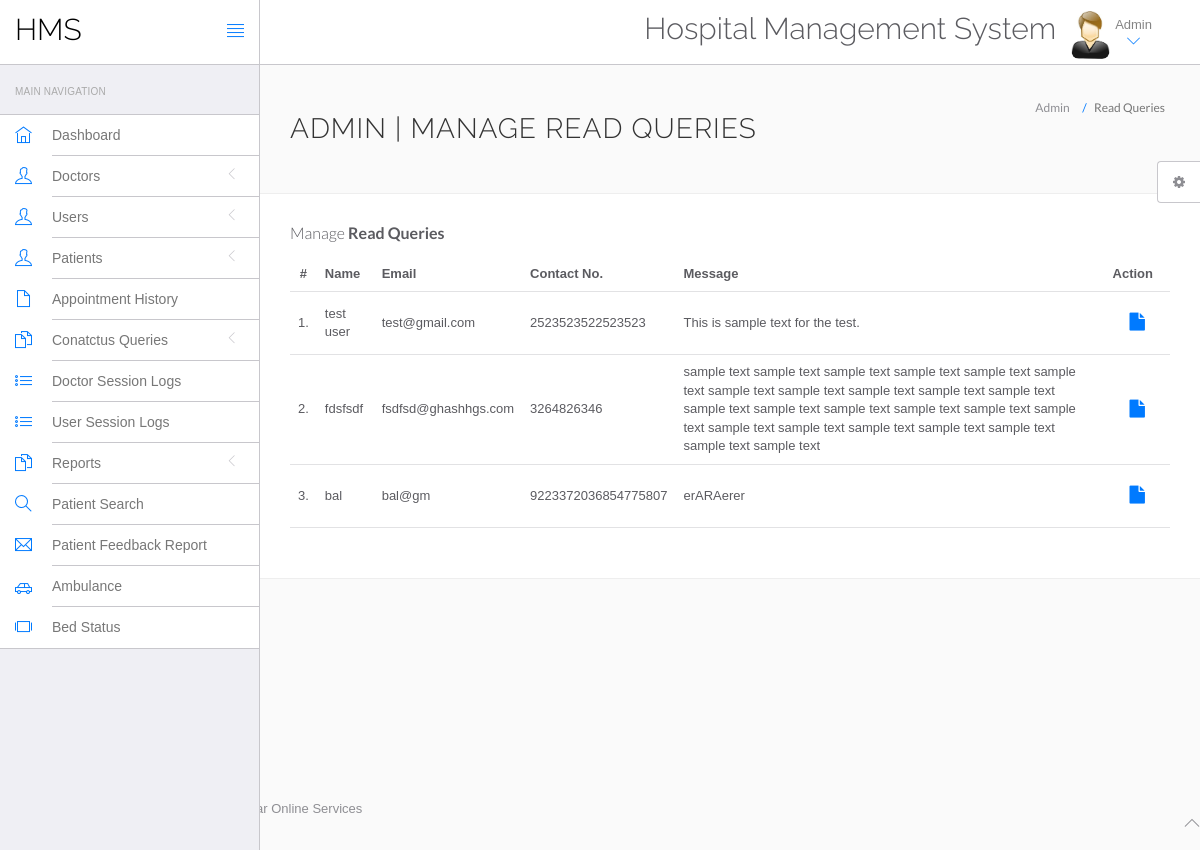
Screenshot of /hms/admin/read-query.php (signed in) with the database file from the repository.
### tables this page shows
CREATE TABLE `tblcontactus` (
  `id` int(11) NOT NULL,
  `fullname` varchar(255) DEFAULT NULL,
  `email` varchar(255) DEFAULT NULL,
  `contactno` bigint(12) DEFAULT NULL,
  `message` mediumtext DEFAULT NULL,
  `PostingDate` timestamp NULL DEFAULT current_timestamp(),
  `AdminRemark` mediumtext DEFAULT NULL,
  `LastupdationDate` timestamp NULL DEFAULT NULL ON UPDATE current_timestamp(),
  `IsRead` int(11) DEFAULT NULL
);

### hms/admin/read-query.php (the view, shortened to what this page needs)
<?php
include('include/config.php');
?>
<!DOCTYPE html>
<html lang="en">
	<head>
		<link rel="stylesheet" href="vendor/bootstrap/css/bootstrap.min.css">
		<link rel="stylesheet" href="vendor/fontawesome/css/font-awesome.min.css">
		<link rel="stylesheet" href="vendor/themify-icons/themify-icons.min.css">
		<link href="vendor/animate.css/animate.min.css" rel="stylesheet" media="screen">
		<link href="vendor/perfect-scrollbar/perfect-scrollbar.min.css" rel="stylesheet" media="screen">
		<link href="vendor/switchery/switchery.min.css" rel="stylesheet" media="screen">
		<link href="vendor/bootstrap-touchspin/jquery.bootstrap-touchspin.min.css" rel="stylesheet" media="screen">
		<link href="vendor/select2/select2.min.css" rel="stylesheet" media="screen">
		<link href="vendor/bootstrap-datepicker/bootstrap-datepicker3.standalone.min.css" rel="stylesheet" media="screen">
		<link href="vendor/bootstrap-timepicker/bootstrap-timepicker.min.css" rel="stylesheet" media="screen">
		<link rel="stylesheet" href="assets/css/styles.css">
		<link rel="stylesheet" href="assets/css/plugins.css">
		<link rel="stylesheet" href="assets/css/themes/theme-1.css" id="skin_color" />
	</head>
	<body>
		<div id="app">
<?php include('include/sidebar.php');?>
			<div class="app-content">
						<?php include('include/header.php');?>
				<div class="main-content" >
					<div class="wrap-content container" id="container">
						<section id="page-title">
							<div class="row">
								<div class="col-sm-8">
									<h1 class="mainTitle">Admin | Manage Read Queries</h1>
																	</div>
								<ol class="breadcrumb">
									<li>
										<span>Admin</span>
									</li>
									<li class="active">
										<span>Read Queries</span>
									</li>
								</ol>
							</div>
						</section>
						<div class="container-fluid container-fullw bg-white">
									<div class="row">
								<div class="col-md-12">
									<h5 class="over-title margin-bottom-15">Manage <span class="text-bold">Read Queries</span></h5>
									<table class="table table-hover" id="sample-table-1">
										<thead>
											<tr>
												<th class="center">#</th>
												<th>Name</th>
												<th class="hidden-xs">Email</th>
												<th>Contact No. </th>
												<th>Message </th>
												<th>Action</th>
											</tr>
										</thead>
										<tbody>
<?php
$sql=mysqli_query($con,"select * from tblcontactus where IsRead is not null");
$cnt=1;
while($row=mysqli_fetch_array($sql))
{
?>
											<tr>
												<td class="center"><?php echo $cnt;?>.</td>
												<td class="hidden-xs"><?php echo $row['fullname'];?></td>
												<td><?php echo $row['email'];?></td>
												<td><?php echo $row['contactno'];?></td>
												<td><?php echo $row['message'];?></td>
												<td >
												<div class="visible-md visible-lg hidden-sm hidden-xs">
							<a href="query-details.php?id=<?php echo $row['id'];?>" class="btn btn-transparent btn-lg" title="View Details"><i class="fa fa-file"></i></a>
												</div>
												</td>
											</tr>
											<?php
$cnt=$cnt+1;
											 }?>
										</tbody>
									</table>
								</div>
							</div>
								</div>
							</div>
						</div>
					</div>
				</div>
	<?php include('include/footer.php');?>
	<?php include('include/setting.php');?>
	</body>
</html>

### hms/admin/assets/css/themes/theme-1.css (style rules this page uses)
body { background: #FAFAFA; }

### rows the page displays
tblcontactus: fullname "test user", email "test@gmail.com", contactno "2523523522523523", message "This is sample text for the test."
tblcontactus: fullname "fdsfsdf", email "fsdfsd@ghashhgs.com", contactno "3264826346", message "sample text sample text sample text sample text sample text sample text sample text sample text sample text sample text sample text sample text sample text sample text sample text sample text sample text sample text sample text sample text sample text sample text sample text sample text"
tblcontactus: fullname "bal", email "bal@gm", contactno "9223372036854775807", message "erARAerer"
